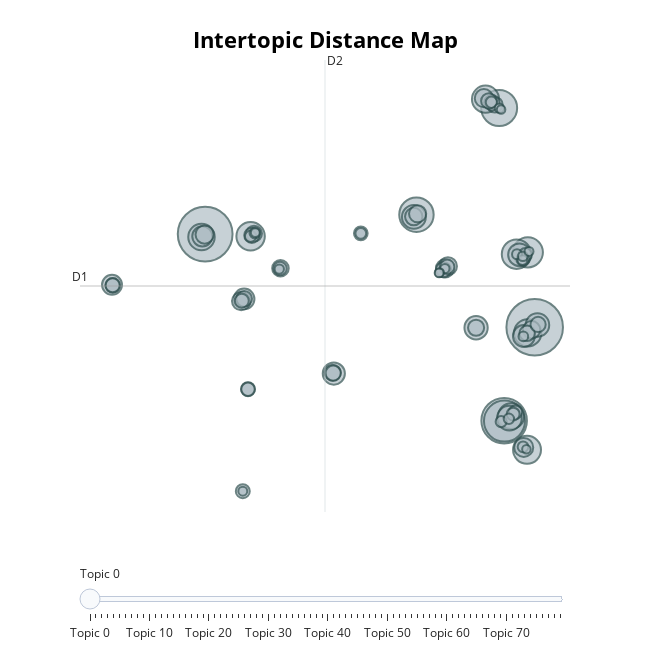

This figure's notebook cell:
### Markdown cell above
## Visualize Topics
After having trained our model, we can visualize the topics that were generated in a way very similar to LDAvis.

### Code cell
model.visualize_topics()
